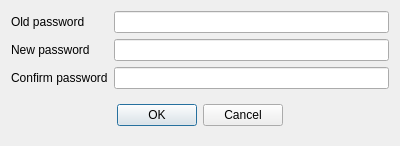
<?xml version="1.0" encoding="UTF-8"?>
<ui version="4.0">
 <class>DlgChangePassword</class>
 <widget class="QDialog" name="DlgChangePassword">
  <property name="geometry">
   <rect>
    <x>0</x>
    <y>0</y>
    <width>400</width>
    <height>137</height>
   </rect>
  </property>
  <property name="windowTitle">
   <string>Dialog</string>
  </property>
  <layout class="QFormLayout" name="formLayout">
   <item row="0" column="0">
    <widget class="QLabel" name="label">
     <property name="text">
      <string>Old password</string>
     </property>
    </widget>
   </item>
   <item row="0" column="1">
    <widget class="QLineEdit" name="leOldPassword">
     <property name="echoMode">
      <enum>QLineEdit::Password</enum>
     </property>
    </widget>
   </item>
   <item row="1" column="0">
    <widget class="QLabel" name="label_2">
     <property name="text">
      <string>New password</string>
     </property>
    </widget>
   </item>
   <item row="1" column="1">
    <widget class="QLineEdit" name="leNewPassword">
     <property name="echoMode">
      <enum>QLineEdit::Password</enum>
     </property>
    </widget>
   </item>
   <item row="2" column="0">
    <widget class="QLabel" name="label_3">
     <property name="text">
      <string>Confirm password</string>
     </property>
    </widget>
   </item>
   <item row="2" column="1">
    <widget class="QLineEdit" name="leConfirmPassword">
     <property name="echoMode">
      <enum>QLineEdit::Password</enum>
     </property>
    </widget>
   </item>
   <item row="3" column="0" colspan="2">
    <widget class="QWidget" name="widget" native="true">
     <layout class="QHBoxLayout" name="horizontalLayout">
      <item>
       <spacer name="horizontalSpacer">
        <property name="orientation">
         <enum>Qt::Horizontal</enum>
        </property>
        <property name="sizeHint" stdset="0">
         <size>
          <width>95</width>
          <height>20</height>
         </size>
        </property>
       </spacer>
      </item>
      <item>
       <widget class="QPushButton" name="btnOK">
        <property name="text">
         <string>OK</string>
        </property>
       </widget>
      </item>
      <item>
       <widget class="QPushButton" name="btnCancel">
        <property name="text">
         <string>Cancel</string>
        </property>
       </widget>
      </item>
      <item>
       <spacer name="horizontalSpacer_2">
        <property name="orientation">
         <enum>Qt::Horizontal</enum>
        </property>
        <property name="sizeHint" stdset="0">
         <size>
          <width>95</width>
          <height>20</height>
         </size>
        </property>
       </spacer>
      </item>
     </layout>
    </widget>
   </item>
  </layout>
 </widget>
 <resources/>
 <connections/>
</ui>
